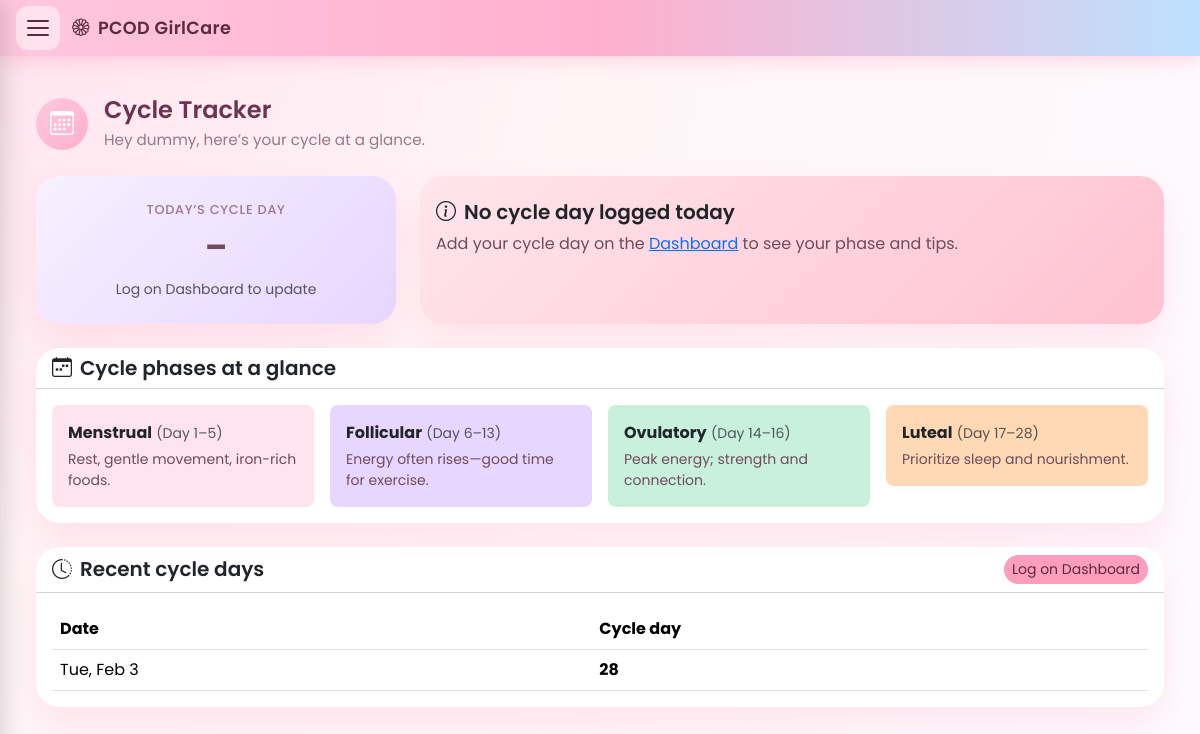
The app's page /cycle-tracker/ (signed in), older data.
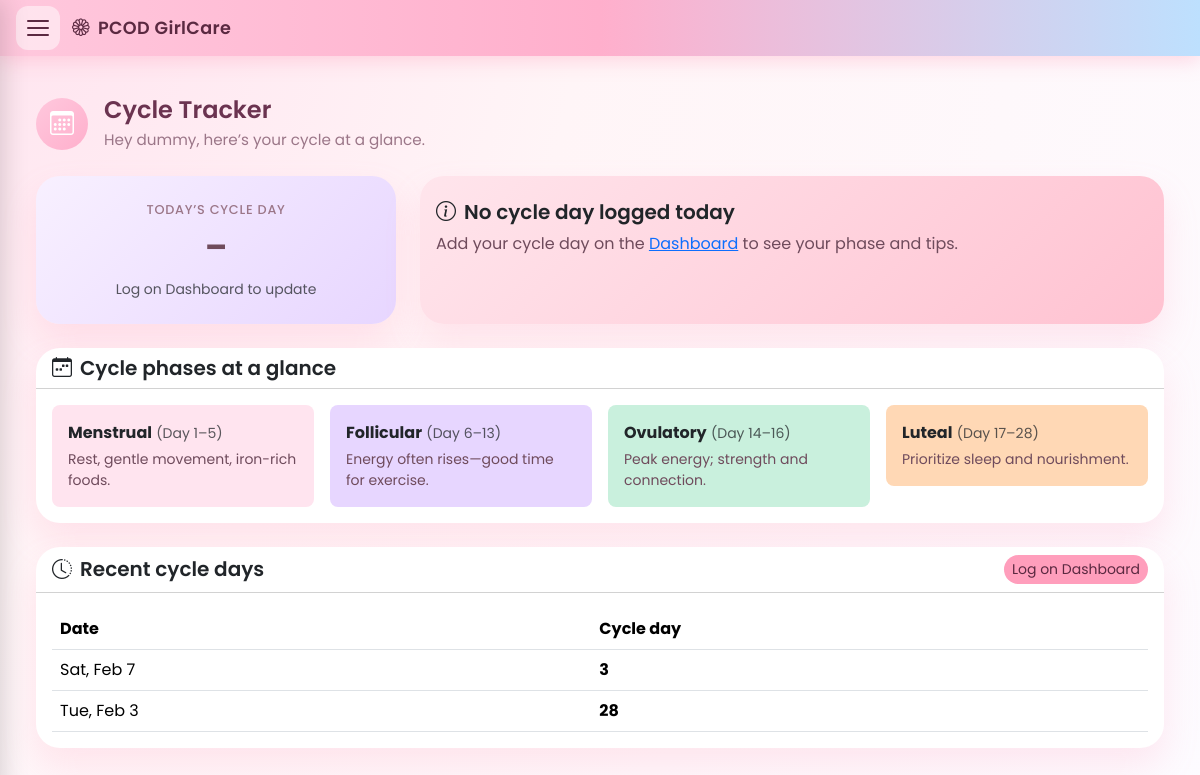
The same page, newer data.
### tracker/models.py (models this page shows, shortened)
class DailyLog(models.Model):
    user = models.ForeignKey(
        settings.AUTH_USER_MODEL,
        on_delete=models.CASCADE,
        related_name='daily_logs',
    )
    date = models.DateField(db_index=True)
    cycle_day = models.PositiveSmallIntegerField(null=True, blank=True)
    steps = models.PositiveIntegerField(null=True, blank=True, default=0)
    water_glasses = models.PositiveSmallIntegerField(null=True, blank=True, default=0)
    wellness_score = models.PositiveSmallIntegerField(null=True, blank=True)  # 0–100
    acne_level = models.PositiveSmallIntegerField(null=True, blank=True)
    fatigue_level = models.PositiveSmallIntegerField(null=True, blank=True)
    bloating_level = models.PositiveSmallIntegerField(null=True, blank=True)
    sleep_quality = models.PositiveSmallIntegerField(null=True, blank=True)
    weight_kg = models.DecimalField(max_digits=5, decimal_places=2, null=True, blank=True)
    mood = models.PositiveSmallIntegerField(null=True, blank=True)  # 1–10
    class Meta:
        constraints = [
            models.UniqueConstraint(fields=['user', 'date'], name='unique_user_date'),
        ]
        ordering = ['-date']

### tracker/views.py (the view, shortened to what this page needs)
# urls.py: path('cycle-tracker/', views.cycle_tracker, name='cycle_tracker'),
@login_required
def cycle_tracker(request):
    user = request.user
    today = timezone.localdate()
    today_log = DailyLog.objects.filter(user=user, date=today).first()
    cycle_day = today_log.cycle_day if today_log else None
    recent = (
        DailyLog.objects.filter(user=user, cycle_day__isnull=False)
        .exclude(cycle_day=0)
        .order_by('-date')[:30]
    )
    phase = None
    context = {
        'username': user.username,
        'cycle_day': cycle_day,
        'phase': phase,
        'recent_logs': recent,
        'today_log': today_log,
    }
    return render(request, 'tracker/cycle_tracker.html', context)

### tracker/templates/tracker/cycle_tracker.html (shortened to what the changed rows need)
{% extends 'tracker/base_nav.html' %}
{% load static %}
{% block extra_css %}<link rel="stylesheet" href="{% static 'tracker/css/dashboard.css' %}"><link rel="stylesheet" href="{% static 'tracker/css/app-pages.css' %}">{% endblock %}
{% block content %}
<div class="container-fluid py-3 app-page">
    <div class="row mb-4">
        <div class="col">
            <div class="d-flex align-items-center gap-3">
                <div>
                    <h2 class="page-title">Cycle Tracker</h2>
                </div>
            </div>
        </div>
    </div>
    <div class="row g-4">
        <div class="col-12">
            <div class="card">
                <div class="card-body">
                    {% if recent_logs %}
                    <div class="table-responsive">
                        <table class="table table-hover align-middle mb-0">
                            <thead><tr><th>Date</th><th>Cycle day</th></tr></thead>
                            <tbody>
                                {% for log in recent_logs %}
                                <tr><td>{{ log.date|date:"D, M j" }}</td><td><strong>{{ log.cycle_day }}</strong></td></tr>
                                {% endfor %}
                            </tbody>
                        </table>
                    </div>
                    {% else %}
                    <p class="text-muted mb-0">No cycle days logged yet. Start tracking on your <a href="{% url 'tracker:dashboard' %}">Dashboard</a>.</p>
                    {% endif %}
                </div>
            </div>
        </div>
    </div>
</div>
{% endblock %}

Row changes from the older to the newer data that the page shows:
added DailyLog: date "Sat, Feb 7", cycle_day "3"
